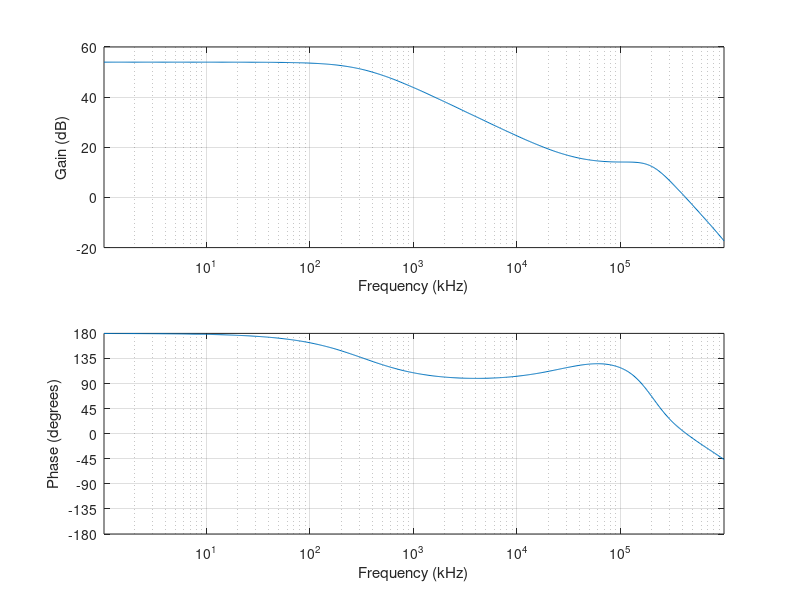

The MATLAB source for this figure:
clear all; close all; clc;

%% Read data from CSV in the same folder
M = csvread('ac_dm.csv',1,0);
freq = M(:,1)./1000;
dbgain = 10*log10(M(:,2).^2+M(:,3).^2);
phase = 180./pi.*atan2(M(:,3),M(:,2));

index = find(freq >= 1 & freq <= 1000000);
freq = freq(index);
dbgain = dbgain(index);
phase = phase(index);

%% Generate plot
hold on;

subplot(2,1,1);
plot(freq,dbgain);
xlabel('Frequency (kHz)');
ylabel('Gain (dB)');
axis([min(freq),max(freq),-20,60]);
set(gca,'xscale','log');
grid on;

subplot(2,1,2);
plot(freq,phase);
xlabel('Frequency (kHz)');
ylabel('Phase (degrees)');
yticks(-180:45:180);
axis([min(freq),max(freq),-180,180]);
set(gca,'xscale','log');
grid on;
